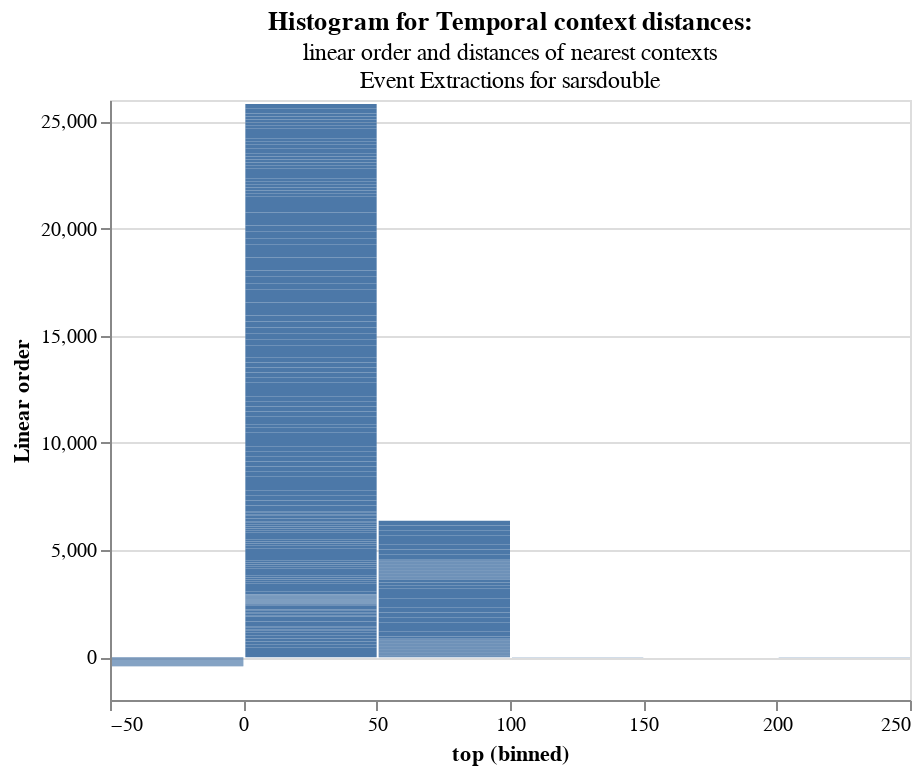

The notebook cell this image was saved under:
### Code cell
res = pd.DataFrame.from_dict(all_results['sarsdouble_all.csv']['temp_results'])
ch = alt.Chart(res).mark_bar().encode(
    alt.X("top:Q", bin=True),
    y=alt.Y('sno',title="Linear order")
).properties(
        title=alt.TitleParams('Histogram for Temporal context distances: ',
    subtitle=["linear order and distances of nearest contexts","Event Extractions for sarsdouble"])
)
ch.configure_title(
    fontSize=14,
    font='Courier',
    anchor='start',
    color='gray'
)
ch + ch.mark_text(align='left', dy=2)

### Figure 1 — Vega-Lite specification as saved in the notebook (floating-point values rounded to 4 significant figures; data arrays with more than 128 entries replaced by an {"elided": "..."} marker saying what was removed)
{"config": {"view": {"continuousWidth": 400, "continuousHeight": 300}}, "layer": [{"mark": "bar", "encoding": {"x": {"bin": true, "field": "top", "type": "quantitative"}, "y": {"field": "sno", "title": "Linear order", "type": "quantitative"}}, "title": {"text": "Histogram for Temporal context distances: ", "subtitle": ["linear order and distances of nearest contexts", "Event Extractions for sarsdouble"]}}, {"mark": {"type": "text", "align": "left", "dy": 2}, "encoding": {"x": {"bin": true, "field": "top", "type": "quantitative"}, "y": {"field": "sno", "title": "Linear order", "type": "quantitative"}}, "title": {"text": "Histogram for Temporal context distances: ", "subtitle": ["linear order and distances of nearest contexts", "Event Extractions for sarsdouble"]}}], "data": {"name": "data-d47c7b5f5d85b11903b4aa910f244517"}, "$schema": "https://vega.github.io/schema/vega-lite/v4.17.0.json", "datasets": {"data-d47c7b5f5d85b11903b4aa910f244517": {"elided": "701 records"}}}
